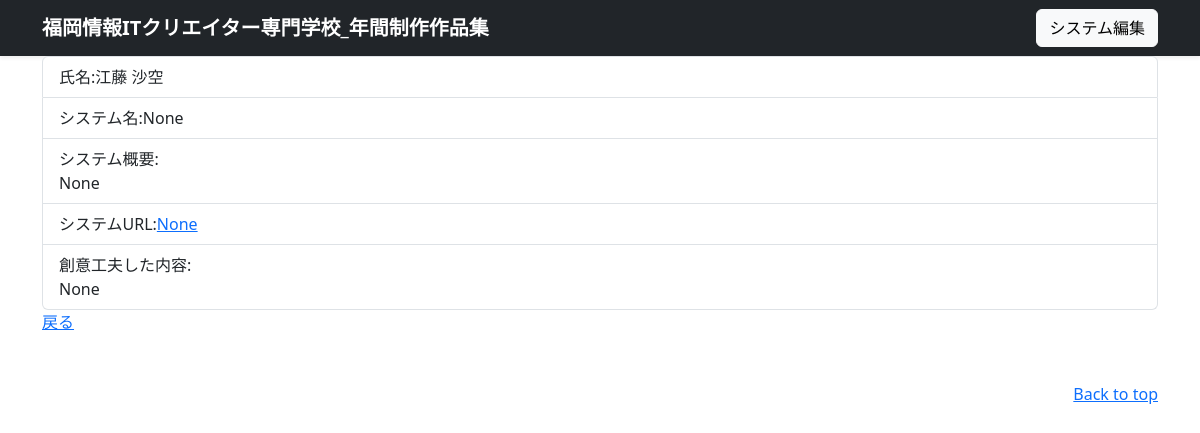
The app's page /detail/2347080 (signed in) with its own data.
### portfolio/models.py (models this page shows, shortened)
class System(models.Model):
    student = models.OneToOneField(
        Student,
        verbose_name="学生",
        on_delete=models.CASCADE,
        primary_key=True
    )
    system_name = models.CharField(
        verbose_name="システム名",
        max_length=20,
        blank=True,
        null=True
    )
    system_summary = models.TextField(
        verbose_name="システム概要",
        blank=True,
        null=True
    )
    system_url = models.URLField(
        verbose_name="システムURL",
        blank=True,
        null=True
    )
    system_thumbnail = models.ImageField(
        verbose_name="サムネイル画像",
        upload_to= user_path,
        blank=True,
        null=True
    )
    system_background = models.TextField(
        verbose_name= "システム背景",
        blank=True,
        null=True
    )

class Student(AbstractUser):
    student_no = models.IntegerField(
        verbose_name="学生番号",
        primary_key=True
    )
    username = models.CharField(
        verbose_name="学生氏名",
        max_length=20,
        blank=True
    )
    USERNAME_FIELD = "student_no"
    REQUIRED_FIELDS = ['username']

### portfolio/views.py (the view)
# urls.py: path("detail/<int:pk>", views.DetailView.as_view(), name="detail"),
class DetailView(DetailView):
    template_name = "detail.html"
    model = System

### portfolio/templates/detail.html (shortened to what this page needs)
{% extends 'base.html' %}
{% load static %}
{% block contents %}
  <div class="container">
  <ul class="list-group">
    <li class="list-group-item">氏名:{{object.student.username}}</li>
    <li class="list-group-item">システム名:{{object.system_name}}</li>
    <li class="list-group-item" style="white-space: pre-wrap;">システム概要:<br>{{object.system_summary}}</li>
    <li class="list-group-item">システムURL:<a href={{object.system_url}}>{{object.system_url}}</a></li>
    <li class="list-group-item" style="white-space: pre-wrap;">創意工夫した内容:<br>{{object.system_background}}</li>
  </ul>
    <a href="javascript:history.back();">戻る</a>
</div>
{% endblock %}

### records on screen
System: student.username "江藤 沙空", system_name "None", system_summary "None", system_url "None", system_background "None"
